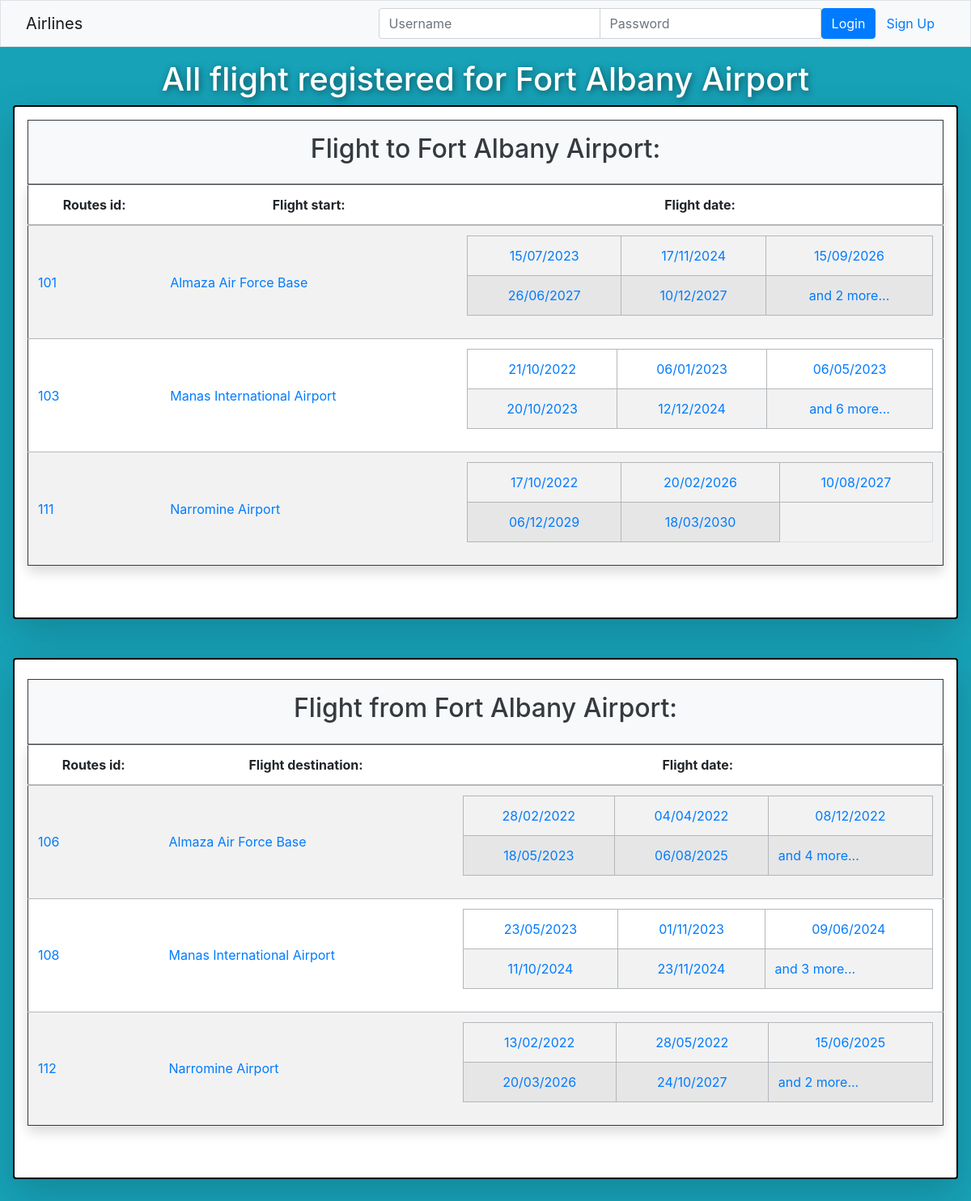
Before: /airline/airport/5490 with the older database file.
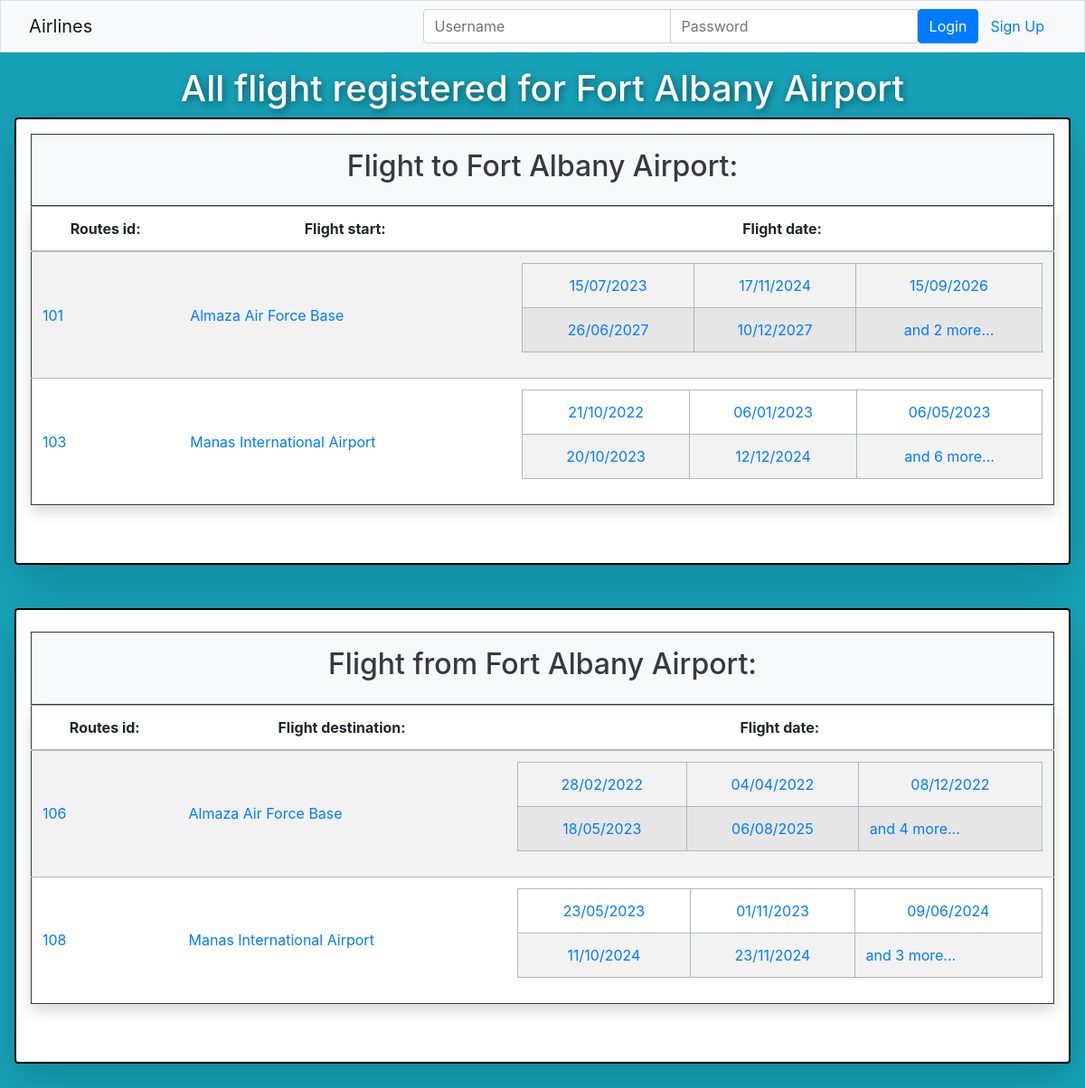
After: the same page with the newer database file.
### airline/models.py (models this page shows, shortened)
class Route(models.Model):
    start = models.ForeignKey(Airport, on_delete=models.CASCADE, related_name='departure_routes')
    destination = models.ForeignKey(Airport, on_delete=models.CASCADE, related_name='arrival_routes')
    flights = models.ManyToManyField(Flight, related_name='routes')
    def __str__(self):
        return f"{self.id}"

class Flight(models.Model):
    start = models.ForeignKey(Airport, on_delete=models.CASCADE, related_name='departure_flights')
    destination = models.ForeignKey(Airport, on_delete=models.CASCADE, related_name='arrival_flights')
    date = models.DateTimeField()

class Airport(models.Model):
    airport_id = models.IntegerField(primary_key=True)
    name = models.CharField(max_length=100)
    city = models.CharField(max_length=100)
    country = models.CharField(max_length=100)
    latitude = models.FloatField()
    longitude = models.FloatField()
    departures = models.ManyToManyField('Flight', related_name='departure_airports', blank=True)
    arrivals = models.ManyToManyField('Flight', related_name='arrival_airports', blank=True)
    def __str__(self):
        return f"{self.name}"

### airline/views.py (the view)
# urls.py: path('airport/<int:airport_id>', views.airport, name='airport'),
def airport(request, airport_id):
    airport = get_object_or_404(Airport, pk=airport_id)
    map = folium.Map(location=[airport.latitude, airport.longitude], zoom_start=10, height=250)
    folium.Marker(location=[airport.latitude, airport.longitude], popup=airport.name).add_to(map)
    context = {'airport': airport, 'map': map._repr_html_(),}
    return render(request, template_name='airline/airport.html', context=context)

### airline/templates/airline/airport.html (shortened to what the changed rows need)
{% extends "airline/index.html" %}
{% block content %}
<div class="p-3 bg-info text-white text-center" style="position: absolute;  width: 100%;">
    <h1 class="text-shadow" style="text-shadow: 0.1rem 0.1rem 0.5rem rgba(0, 0, 0, 0.5)">
        All flight registered for {{airport}}
    </h1>
    <div style="border-width: 2px; border-style: solid; border-color: black; overflow-x: auto;" class="shadow-lg p-3 mb-5 bg-white rounded">
        <table id="table_1" style="overflow-x: auto;" class="table table-striped table-secondary border border-dark shadow p-3 mb-5 bg-white rounded">
            <thead>
                <div class="p-3 mt-0 bg-light text-dark text-center border border-dark ">
                    <h2>Flight to {{airport}}:</h2>
                    <tr class="text-left">
                        <th class="align-middle text-center">Routes id: </th>
                        <th class="align-middle text-center">Flight start:</th>
                        <th class="align-middle text-center">Flight date: </th>
                    </tr>
                </div>
            </thead>
            <tbody id="flight-table-body" class="text-left">
                {% if airport.arrival_routes.all %}
                    {% for route in airport.arrival_routes.all|dictsort:"id" %}
                        <tr>
                            <td class="align-middle"><a href="/airline/routes/{{route}}">{{ route }}</a></td>
                            <td class="align-middle">
                                {% with start=route.flights.first %}
                                    <a href="{{start.start.airport_id}}">{{ start.start}}</a>
                                {% endwith %}
                            </td>
                            <td class="align-middle">
                                <table class="table table-bordered align-middle">
                                    <tr>
                                        {% for flight in route.flights.all|dictsort:"date" %}
                                            {% if forloop.counter <= 5 %}
                                                {% if forloop.counter0|divisibleby:3 %}
                                                    </tr><tr>
                                                {% endif %}
                                                <td class="align-middle text-center"><a href=/airline/flight/{{flight.id}}>{{ flight.date|date:"d/m/Y" }}</a></td>
                                            {% elif forloop.counter == 6 %}
                                                <td colspan="3" class="align-middle text-center"><a href=/airline/routes/{{route.id}}>and {{ route.flights.all|length|add:-5 }} more...</a></td>
                                            {% endif %}
                                        {% endfor %}
                                    </tr>
                                </table>
                            </td>
                        </tr>
                    {% endfor %}
                {% else %}
                    <tr><td>No flight to this airport</td></tr>
                {% endif %}
            </tbody>
        </table>
    </div>
    <div style="border-width: 2px; border-style: solid; border-color: black; overflow-x: auto;" class="shadow-lg p-3 mb-5 bg-white rounded">
        <table id="table" class="table table-striped table-secondary border border-dark shadow p-3 mb-5 bg-white rounded">
            <thead>
                <div class="p-3 mt-2 bg-light text-dark border border-dark ">
                    <h2>Flight from {{airport}}:</h2>
                    <tr class="align-middle text-center">
                        <th >Routes id: </th>
                        <th>Flight destination: </th>
                        <th>Flight date: </th>
                    </tr>
                </div>
            </thead>
            <tbody class="text-left">
                {% if airport.departure_routes.all %}
                        {% for route in airport.departure_routes.all|dictsort:"id" %}
                        <tr>
                            <td class="align-middle"><a href="/airline/routes/{{route}}">{{ route }}</a></td>
                            <td class="align-middle">
                                {% with destination=route.flights.first %}
                                <a href="{{destination.destination.airport_id}}">{{ destination.destination}}</a>
                                {% endwith %}
                            </td>
                            <td class="align-middle">
                                <table class="table table-bordered align-middle">
                                    <tr>
                                        {% for flight in route.flights.all|dictsort:"date" %}
                                            {% if forloop.counter <= 5 %}
                                                {% if forloop.counter0|divisibleby:3 %}</tr><tr>{% endif %}
                                                <td class="align-middle text-center"><a href=/airline/flight/{{flight.id}}>{{ flight.date|date:"d/m/Y" }}</a></td>
                                            {% elif forloop.counter == 6 %}
                                                <td colspan="3" class="align-middle"><a href=/airline/routes/{{route.id}}>and {{ route.flights.all|length|add:-5 }} more...</a></td>
                                            {% endif %}
                                        {% endfor %}
                                    </tr>
                                </table>
                            </td>
                        </tr>
                        {% endfor %}
                {% else %}
                    <tr><td>No flight from this airport</td></tr>
                {% endif %}
            </tbody>
        </table>
    </div>
</div>
{% endblock %}

Changed rows visible on the page:
removed Route: id "111", flights.first.start "Narromine Airport", shown under "Flight to Fort Albany Airport:"
removed Flight: date "17/10/2022", shown under "111"
removed Flight: date "20/02/2026", shown under "111"
removed Flight: date "10/08/2027", shown under "111"
removed Flight: date "06/12/2029", shown under "111"
removed Flight: date "18/03/2030", shown under "111"
removed Route: id "112", flights.first.destination "Narromine Airport", flights.all|length "2", shown under "Flight from Fort Albany Airport:"
removed Flight: date "13/02/2022", shown under "112"
removed Flight: date "28/05/2022", shown under "112"
removed Flight: date "15/06/2025", shown under "112"
removed Flight: date "20/03/2026", shown under "112"
removed Flight: date "24/10/2027", shown under "112"
